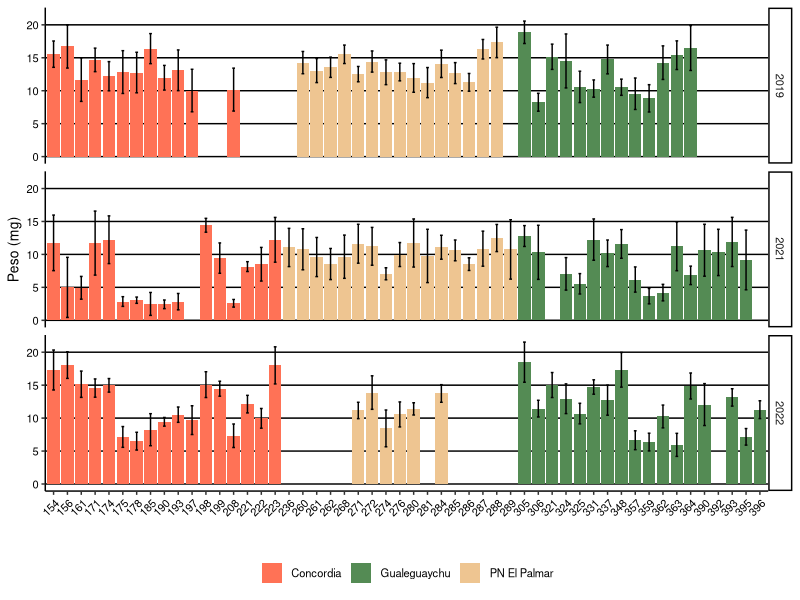
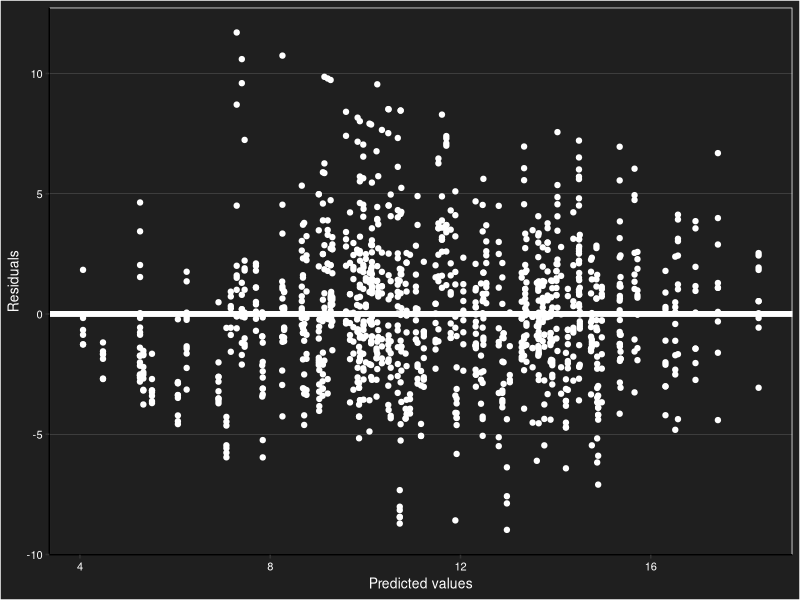
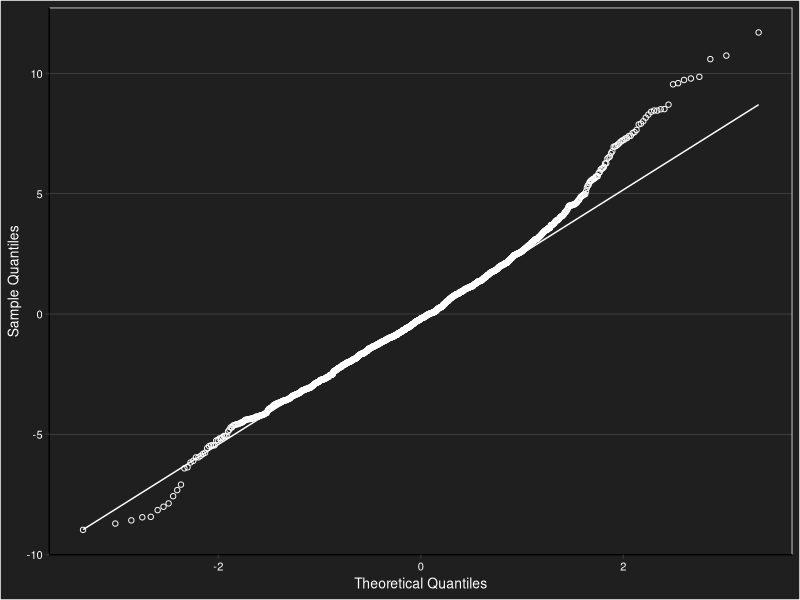
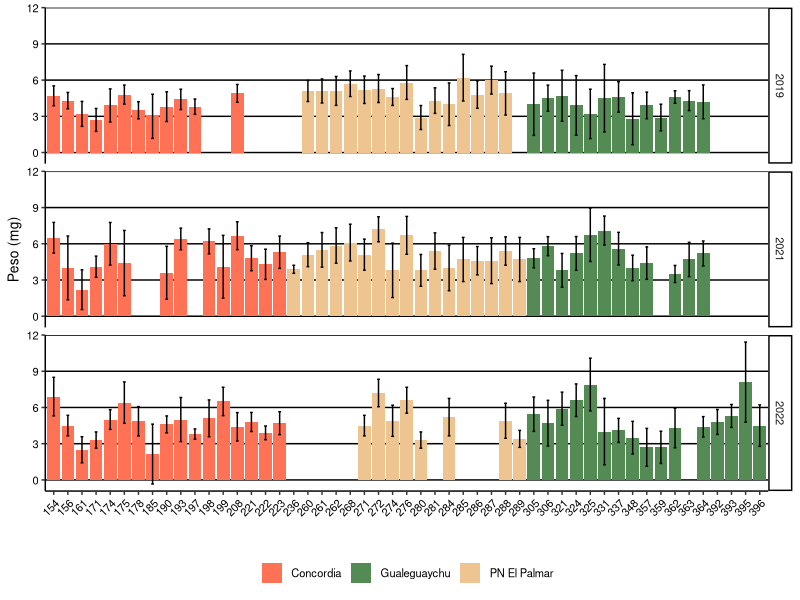
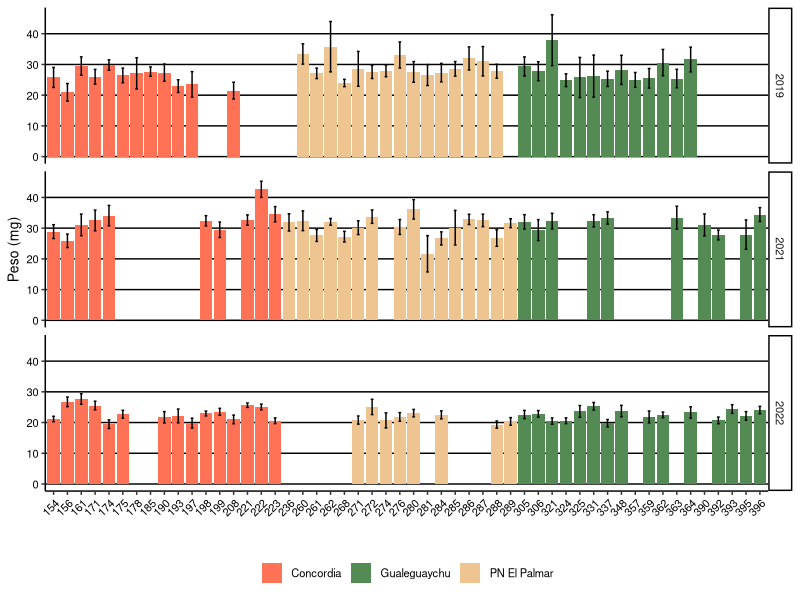
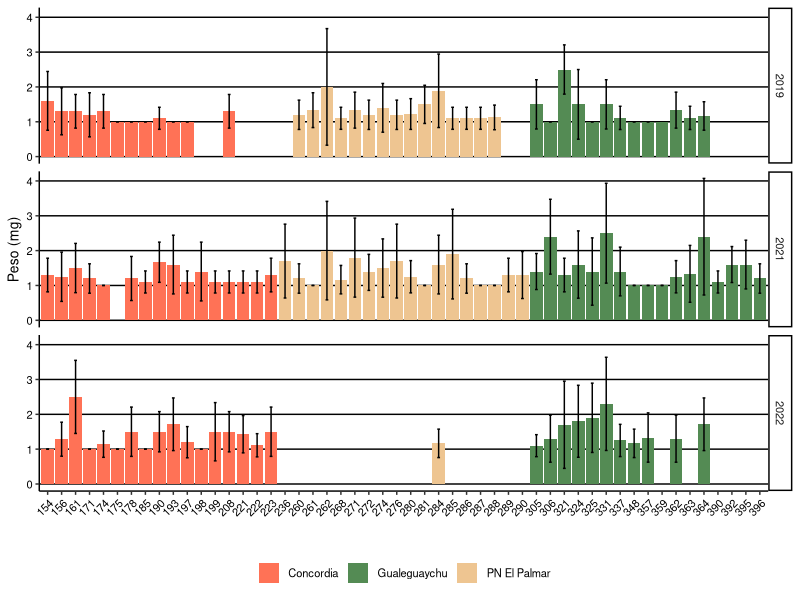
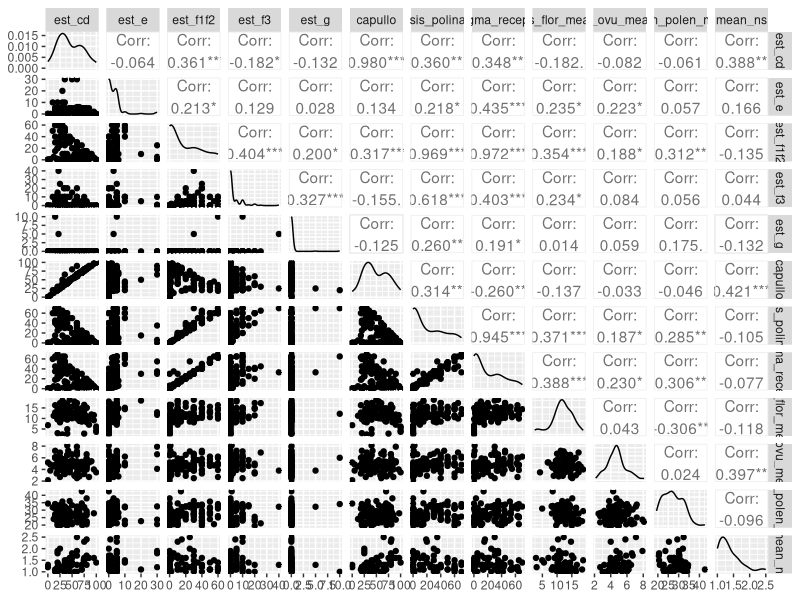
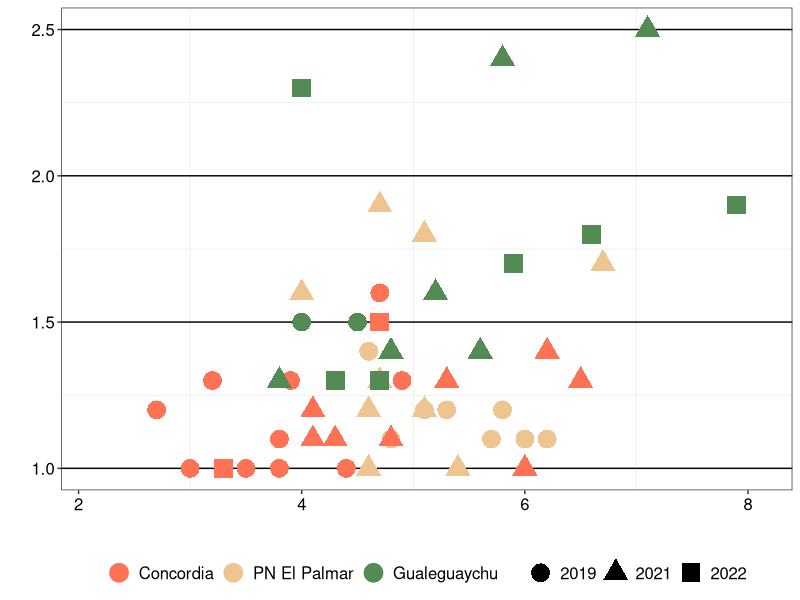

Reproduce these figures in R, in order.
## ---- chunk 1
knitr::opts_chunk$set(warning = FALSE, message = FALSE, echo = FALSE)


# Cargar la base de datos:
# 1- descargar paquete readxl en herramientas -> Instalar paquetes
# 2- activar librería readxl
library(readxl)
# 3- Chequiar que el excel este ubicado en el directorio de trabajo actual en R.
# La función getwd() da la ubicación del directorio de trabajo.
# 4- crear un objeto que contenga la base de datos. En este caso "datosff"
datosff <- read_excel("database.xlsx", sheet="ER_fns")

# Alunas funciones para explorar la base de datos:
# Estructura: str(datosff)
# Encabezado: head(datosff)
# Nombres de las variables: names(datosff)


# Modificar el tipo de variable si es necesario:
datosff$year<-as.factor(datosff$year)
datosff$site<-as.factor(datosff$site)
datosff$phenotype<-as.factor(datosff$phenotype)
datosff$id<-as.factor(datosff$id)
datosff$polen_type<-as.factor(datosff$polen_type)

# Es posible que debas instalar más paquetes para ejecutar todo el script
# Para ejecutar un chunk hay que estar posicionado en el mismo y presionar Shift + Enter

## ---- chunk 2
knitr::opts_chunk$set(warning = FALSE, message = FALSE, echo = FALSE)

# Tablas y gráficos resumen

# Crea un vector con las variables respuesta
variables_respuesta <- c("ps_flor", "n_ovu", "mean_polen","ns")

# Inicializa una lista para almacenar las tablas y otra lista para los gráficos
tablas_list <- list()
graficos_list <- list()

library(dplyr)

# Crea un bucle que recorre cada variable respuesta
for(variable in variables_respuesta) {

  # Crea la tabla resumen
  assign(paste0("Tabla_", variable), datosff %>%
    dplyr::filter(!is.na(get(variable))) %>% # Filtra los datos sin NA para la variable actual
    dplyr::group_by(year, site, phenotype) %>%
    dplyr::summarise(n = n(),
              Mean = mean(get(variable)),
              sd = sd(get(variable))
              )
  )
    
  # Agrega la tabla a la lista
  tablas_list[[variable]] <- get(paste0("Tabla_", variable))

  # Crea el gráfico
library(ggplot2)
colores<-c("coral1","palegreen4","burlywood2")
ggplotff<-ggplot(data=tablas_list[[variable]], aes(x=phenotype, y=Mean, fill=site))+
  stat_summary(fun = "mean", size = 1, geom = "bar") +
  geom_errorbar(aes(ymin=Mean-sd, ymax=Mean+sd),
                width=.2, position=position_dodge(.9))+
  facet_grid(year~.)+
  labs(x="", y="Peso (mg)")+
  theme_classic()+
  theme(plot.title = element_text(hjust = 0.5, size = rel(1.5))) +
  scale_fill_manual(values = colores) +
  theme(legend.title=element_blank())+
  theme(legend.position='bottom')+
  theme(panel.grid.major.y = element_line(color='black'))+
  theme(panel.grid.major.x = element_blank())+
  theme(text = element_text(size=10, color='black'))+
  theme(axis.text.x = element_text(angle = 45, hjust = 1, color='black'))+
  theme(axis.text.y = element_text(angle = 0, hjust = 1, color='black'))
  
assign(paste0("flores_gg_", variable), ggplotff)
  
  # Agrega el gráfico a la lista
  graficos_list[[variable]] <- get(paste0("flores_gg_", variable))
}

# acceder a las tablas y gráficos individuales con tablas_list$ y graficos_list$

## ---- chunk 3
knitr::opts_chunk$set(warning = FALSE, message = FALSE, echo = FALSE)

graficos_list$ps_flor

## ---- chunk 4
knitr::opts_chunk$set(warning = FALSE, message = FALSE, echo = FALSE)

# (VEA1 / VEA2) -> distinta pendiente (slope)
# (VEA1 | VEA2) -> distinta ordenada al origen (intercept)
# (VEA1 | VEA2) + (1|VR2) -> distinta pendiente y ordenada al origen

library(lme4)
library(lmerTest)

# modelo_psflor1 <- lmer(ps_flor ~ (1|site/phenotype), datosff)

modelo_psflor <- lmer(ps_flor ~ (1 | year) + (1 | site/phenotype), data = datosff)

# modelo_psflor <- lmer(ps_flor ~ year + (1 | site/phenotype), data = datosff)

# modelo_psflor3 <- glmer(ps_flor ~ 1 + (1 | site/phenotype), data = datosff, family = "Gamma")

modelo_psflor

#HAY DESBALANCEO en los datos pero es confiable porque se están declarando los efectos aleatorios.

## ---- chunk 5
knitr::opts_chunk$set(warning = FALSE, message = FALSE, echo = FALSE)

psflor_ajuste <- as.data.frame(cbind(
  "residuos" = residuals(modelo_psflor),
  "predichos" = predict(modelo_psflor)))

# Gráfico de residuos vs. predichos. Ver homocedasticidad y outliers
HV_psflor<-ggplot(psflor_ajuste) +
  aes(predichos, residuos) +
  geom_hline(yintercept = 0, colour="white", size=2) +
  geom_point(colour="white")+
  theme_classic()+
  labs(y="Residuals", x="Predicted values")+
  theme(legend.position = "bottom", legend.background = element_rect(fill = "gray12"))+
  theme(panel.grid.major.y = element_line(size=0.05, color='white'))+
  theme(panel.grid.major.x = element_blank())+
  theme(text = element_text(size=10, color='white'))+
  theme(axis.text = element_text(color='white'))+
  theme(plot.background = element_rect(fill = "gray12"))+
  theme(panel.background = element_rect(fill = "gray12", color = "white"))
HV_psflor

# QQ plot. ver normalidad
QQ_psflor<-ggplot(psflor_ajuste) +
  aes(sample = residuos) +
  geom_qq(shape = 1, colour="white") +
  geom_qq_line(colour="white")+
  theme_classic()+
  labs(y="Sample Quantiles", x="Theoretical Quantiles")+
  theme(legend.position = "bottom", legend.background = element_rect(fill = "gray12"))+
  theme(panel.grid.major.y = element_line(size=0.05, color='white'))+
  theme(panel.grid.major.x = element_blank())+
  theme(text = element_text(size=10, color='white'))+
  theme(axis.text = element_text(color='white'))+
  theme(plot.background = element_rect(fill = "gray12"))+
  theme(panel.background = element_rect(fill = "gray12", color = "white"))
QQ_psflor

e<-resid(modelo_psflor) # residuos de pearson
# r.est <- resid(modelo_psflor, type="normalized") #residuos estandarizados
pre<-predict(modelo_psflor) #predichos
betai<-ranef(modelo_psflor)$phenotype$'(Intercept)'

# Ver normalidad
shapiro.test(e)
# Ver normalidad del efecto aleatorio
shapiro.test(betai)


## ---- chunk 6
knitr::opts_chunk$set(warning = FALSE, message = FALSE, echo = FALSE)

summary(modelo_psflor)

## ---- chunk 7
knitr::opts_chunk$set(warning = FALSE, message = FALSE, echo = FALSE)

# Pone a prueba los efectos aleatorios. H0: sigma2 = 0
ranova(modelo_psflor)

# Intervalo de confianza para la varianza de los efectos aleatorios  
confint(modelo_psflor)

## ---- chunk 8
knitr::opts_chunk$set(warning = FALSE, message = FALSE, echo = FALSE)

graficos_list$n_ovu

## ---- chunk 9
knitr::opts_chunk$set(warning = FALSE, message = FALSE, echo = FALSE)

graficos_list$mean_polen

## ---- chunk 10
knitr::opts_chunk$set(warning = FALSE, message = FALSE, echo = FALSE)

graficos_list$ns

## ---- chunk 11
knitr::opts_chunk$set(warning = FALSE, message = FALSE, echo = FALSE, out.width='75%')

library(readxl)
ledesma <- read_excel("database.xlsx", sheet="V ledesma")

ledesma$year<-as.factor(ledesma$year)
ledesma$site<-factor(ledesma$site,levels=c("concordia","palmar","gualeguaychu"),labels = c("Concordia", "PN El Palmar","Gualeguaychu"))
ledesma$phenotype<-as.factor(ledesma$phenotype)

library(dplyr)
tabla_phenotypes <- datosff %>%
  dplyr::group_by(year, site, phenotype) %>%
  dplyr::summarise(ps_flor_mean = mean(ps_flor),
            n_ovu_mean = mean(n_ovu),
            mean_polen_mean = mean(mean_polen),
            mean_ns = mean(ns))

df_completo <- merge(x=ledesma, y=tabla_phenotypes, by=c("year","site","phenotype"), all.y = TRUE, no.dups = TRUE)

## ---- chunk 12
knitr::opts_chunk$set(warning = FALSE, message = FALSE, echo = FALSE)

VRff <- df_completo[,-c(1:3)]

library(GGally)
VRff_gg<-ggpairs(VRff)
VRff_gg

## ---- chunk 13
knitr::opts_chunk$set(warning = FALSE, message = FALSE, echo = FALSE)

# correlación número de óvulo y número de semilla

cor_value_ovusem <- cor(df_completo$mean_ns, df_completo$n_ovu_mean, use = "complete.obs")

library(ggplot2)
cor_ovusem<-ggplot(df_completo, aes(x=n_ovu_mean,y=mean_ns,color=site,shape=year))+
  geom_point(size=6)+
  labs(x="", y="")+
  # facet_grid(year~.)+
  theme_bw()+
  theme(plot.title = element_text(hjust = 0.5, size = rel(1.5))) +
  scale_color_manual(values =    c("coral1","burlywood2","palegreen4"))+
  theme(legend.title=element_blank())+
  theme(legend.position='bottom')+
  theme(panel.grid.major.y = element_line(color='black'))+
  theme(panel.grid.major.x = element_blank())+
  theme(text = element_text(size=15, color='black'))+
  theme(axis.text = element_text(color='black'))

cor_ovusem
cor_value_ovusem
## ---- chunk 14
knitr::opts_chunk$set(warning = FALSE, message = FALSE, echo = FALSE)

# (VEA1 / VEA2) -> distinta pendiente (slope)
# (VEA1 | VEA2) -> distinta ordenada al origen (intercept)
# (VEA1 | VEA2) + (1|VR2) -> distinta pendiente y ordenada al origen

df_ovusem <- df_completo[,c(1:3,13,15)]
df_ovusem <- na.omit(df_ovusem)

# datosff_ovusem <- datosff[,c(1:4,6,13)]
# datosff_ovusem <- na.omit(datosff_ovusem)

cor_ovusem2<-ggplot(df_ovusem, aes(x=n_ovu_mean,y=mean_ns,color=site,shape=year))+
  geom_point(size=6)+
  labs(x="N° óvulos", y="N° semillas")+
  facet_grid(year~.)+
  theme_bw()+
  theme(plot.title = element_text(hjust = 0.5, size = rel(1.5))) +
  scale_color_manual(values =    c("coral1","burlywood2","palegreen4"))+
  theme(legend.title=element_blank())+
  theme(legend.position='bottom')+
  theme(panel.grid.major.y = element_line(color='black'))+
  theme(panel.grid.major.x = element_blank())+
  theme(text = element_text(size=15, color='black'))+
  theme(axis.text = element_text(color='black'))+
  scale_x_continuous(breaks = 0:12, labels = c(0:12))

# cor_ovusem_phen <- ggplot(data = datosff_ovusem, aes(x = n_ovu, y = ns, color = year)) +
#   geom_point() +
#   theme_bw() +
#   facet_wrap(~ site) + labs(y = "N° semillas") +
#   scale_color_manual(values =    c("maroon4","dodgerblue4","deeppink"))+
#   theme(legend.position = "bottom")

library(lme4)
library(lmerTest)

# fit_ovusem4 <- lm(mean_ns ~ n_ovu_mean, data = df_ovusem)

# fit_ovusem3 <- lmer(ns ~ n_ovu + (1 |year) * (1 | site/phenotype), data = datosff)

# fit_ovusem2 <- lmer(mean_ns ~ n_ovu_mean + (1 |year) + (1 | site), data = df_ovusem)

fit_ovusem <- lmer(mean_ns ~ n_ovu_mean + (1 |year) + (1 | site), data = df_ovusem)
fit_ovusem
# null_model <- lmer(mean_ns ~ (1 | year) + (1 | site), data = df_ovusem)
# anova(fit_ovusem, null_model)

#summary(fit_ovusem)

## ---- chunk 15
knitr::opts_chunk$set(warning = FALSE, message = FALSE, echo = FALSE)

ovusem_ajuste <- as.data.frame(cbind(
  "residuos" = residuals(fit_ovusem),
  "predichos" = predict(fit_ovusem)))

HV_ovusem<-ggplot(ovusem_ajuste) +
  aes(predichos, residuos) +
  geom_hline(yintercept = 0, colour="white", size=2) +
  geom_point(colour="white")+
  theme_classic()+
  labs(y="Residuals", x="Predicted values")+
  theme(legend.position = "bottom", legend.background = element_rect(fill = "gray12"))+
  theme(panel.grid.major.y = element_line(size=0.05, color='white'))+
  theme(panel.grid.major.x = element_blank())+
  theme(text = element_text(size=10, color='white'))+
  theme(axis.text = element_text(color='white'))+
  theme(plot.background = element_rect(fill = "gray12"))+
  theme(panel.background = element_rect(fill = "gray12", color = "white"))
HV_ovusem

QQ_ovusem<-ggplot(ovusem_ajuste) +
  aes(sample = residuos) +
  geom_qq(shape = 1, colour="white") +
  geom_qq_line(colour="white")+
  theme_classic()+
  labs(y="Sample Quantiles", x="Theoretical Quantiles")+
  theme(legend.position = "bottom", legend.background = element_rect(fill = "gray12"))+
  theme(panel.grid.major.y = element_line(size=0.05, color='white'))+
  theme(panel.grid.major.x = element_blank())+
  theme(text = element_text(size=10, color='white'))+
  theme(axis.text = element_text(color='white'))+
  theme(plot.background = element_rect(fill = "gray12"))+
  theme(panel.background = element_rect(fill = "gray12", color = "white"))
QQ_ovusem

e<-resid(fit_ovusem) # residuos de pearson
# r.est <- resid(modelo_psflor, type="normalized") #residuos estandarizados
pre<-predict(fit_ovusem) #predichos
# alfai<-ranef(modelo_psflor)$$'(Intercept)'
shapiro.test(e)

## ---- chunk 16
knitr::opts_chunk$set(warning = FALSE, message = FALSE, echo = FALSE)

library(dplyr)

tabla_antpol <- df_completo %>%
  dplyr::group_by(site, year, phenotype) %>%
  dplyr::summarise(n=n(),
            Mean=mean(antesis_polinacion),
            sd=sd(antesis_polinacion),
            min=min(antesis_polinacion),
            max=max(antesis_polinacion))

library(ggplot2)
gg_ledesma<-ggplot(tabla_antpol, aes(x=site,y=Mean,fill=site))+
  stat_summary(fun = "mean", size = 0.5, geom = "bar",position="dodge", width=0.2) +
  # geom_errorbar(aes(min=min, max=max),width=.2, position=position_dodge(.5))+
  labs(x="", y="%")+
  facet_grid(year~.)+
  theme_classic()+
  theme(plot.title = element_text(hjust = 0.5, size = rel(1.5))) +
  scale_fill_manual(values =    c("coral1","burlywood2","palegreen4"))+
  theme(legend.title=element_blank())+
  theme(legend.position='bottom')+
  theme(panel.grid.major.y = element_line(color='black'))+
  theme(panel.grid.major.x = element_blank())+
  theme(text = element_text(size=15, color='black'))+
  theme(axis.text = element_text(color='black'))
# gg_ledesma

## ---- chunk 17
knitr::opts_chunk$set(warning = FALSE, message = FALSE, echo = FALSE)

# library(readxl)
# datosff_ns <- read_excel("database.xlsx", sheet="V fisico")
# 
# datosff_ns$year<-as.factor(datosff_ns$year)
# datosff_ns$site<-factor(datosff_ns$site,levels=c("concordia","palmar","gualeguaychu"),labels = c("Concordia", "PN El Palmar","Gualeguaychu"))
# datosff_ns$phenotype<-as.factor(datosff_ns$phenotype)
# 
# datosff_ns<-datosff_ns[-c(341:350),-c(5:10,12:15)]

## ---- chunk 18
knitr::opts_chunk$set(warning = FALSE, message = FALSE, echo = FALSE)

# datosfns <- merge(datosff, datosff_ns, by.x = c("year", "site", "phenotype","id"), by.y = c("year", "site", "phenotype","id"), all=TRUE)

# write.csv(datosfns, "datosfns.csv")

## ---- chunk 19
knitr::opts_chunk$set(warning = FALSE, message = FALSE, echo = FALSE)

#Número de semillas completo

# library(readxl)
# datosff_ns <- read_excel("database.xlsx", sheet="V fisico")
# 
# datosff_ns$year<-as.factor(datosff_ns$year)
# datosff_ns$site<-factor(datosff_ns$site,levels=c("concordia","palmar","gualeguaychu"),labels = c("Concordia", "PN El Palmar","Gualeguaychu"))
# datosff_ns$phenotype<-as.factor(datosff_ns$phenotype)
# 
# datosff_ns<-datosff_ns[-c(341:350),-c(5:10,12:15)]

## ---- chunk 20
knitr::opts_chunk$set(warning = FALSE, message = FALSE, echo = FALSE, out.width='75%')

#Número de semillas completo

datosff_cor_psf_dpolen <- na.omit(datosff[,-c(6:11,13)])

library(ggplot2)

cor_psf_dpolen <- ggplot(data = datosff_cor_psf_dpolen, aes(x = ps_flor, y = mean_polen, color = year)) +
  geom_point() +
  theme_bw() +
  facet_wrap(~ phenotype) + labs(y = "D polen") +
  scale_color_manual(values =    c("maroon4","dodgerblue4","deeppink"))+
  theme(legend.position = "bottom")+
  labs(x="Peso seco de boton C/D (mg)", y="Diámetro de polen")
cor_psf_dpolen

# cor_psf_dpolen2 <- ggplot(data = datosff_cor_psf_dpolen, aes(x = ps_flor, y = mean_polen, color = year)) +
#   geom_point() +
#   theme_bw() +
#   # facet_wrap(~ phenotype) + labs(y = "D polen") +
#   scale_color_manual(values =    c("maroon4","dodgerblue4","deeppink"))+
#   theme(legend.position = "bottom")

# Para renderizar a pdf
# rmarkdown::render("ER_flores.Rmd", output_format = "pdf_document")
